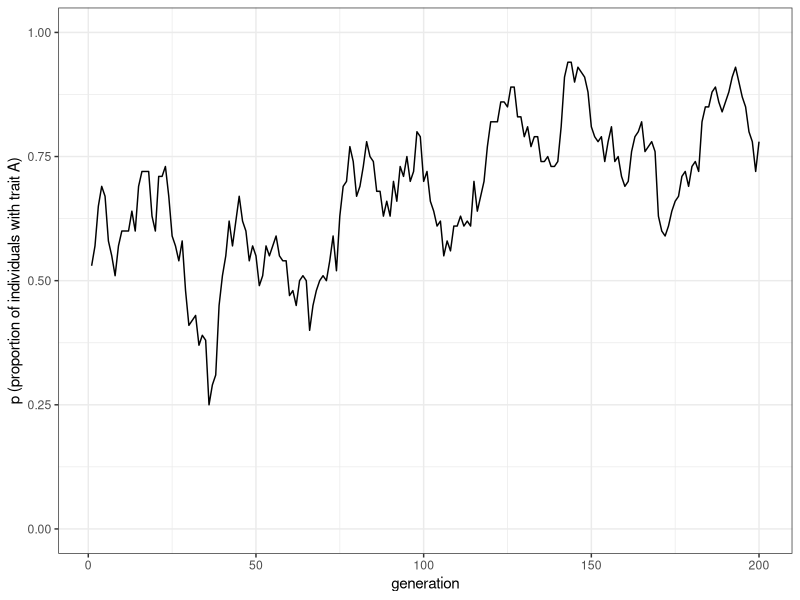
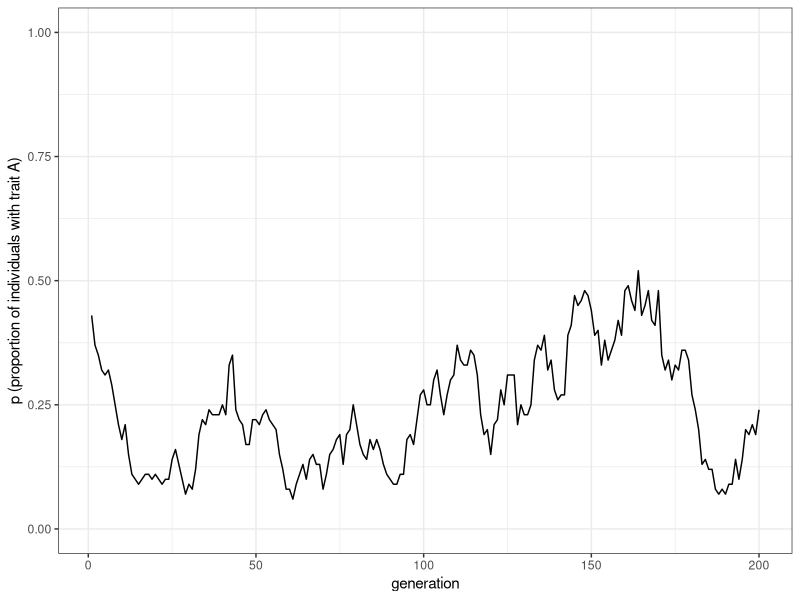
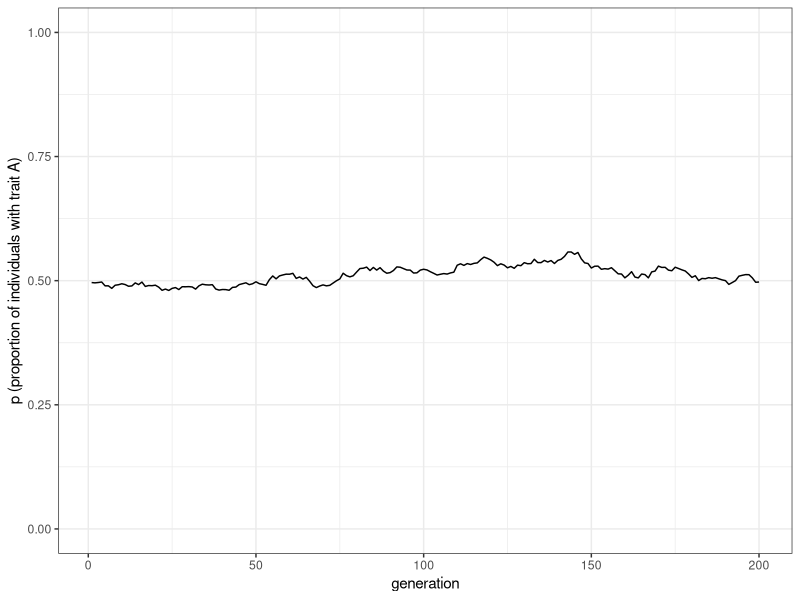
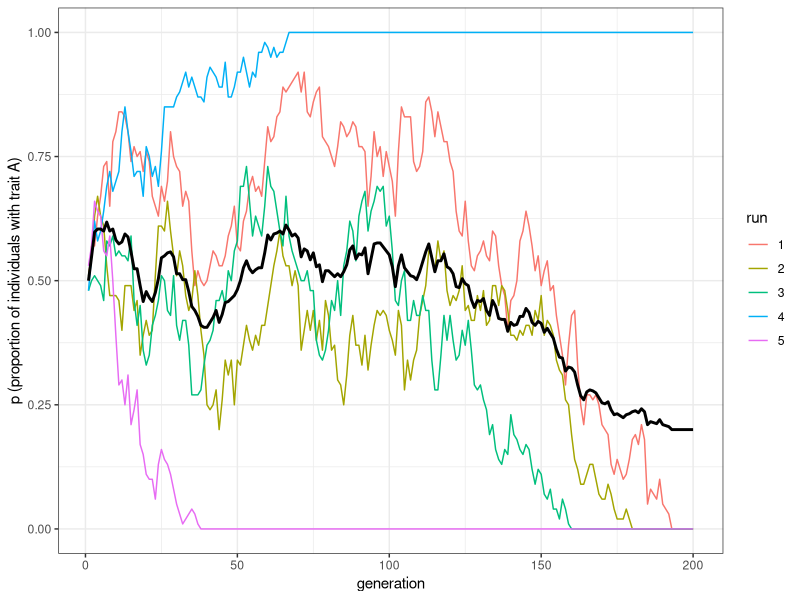
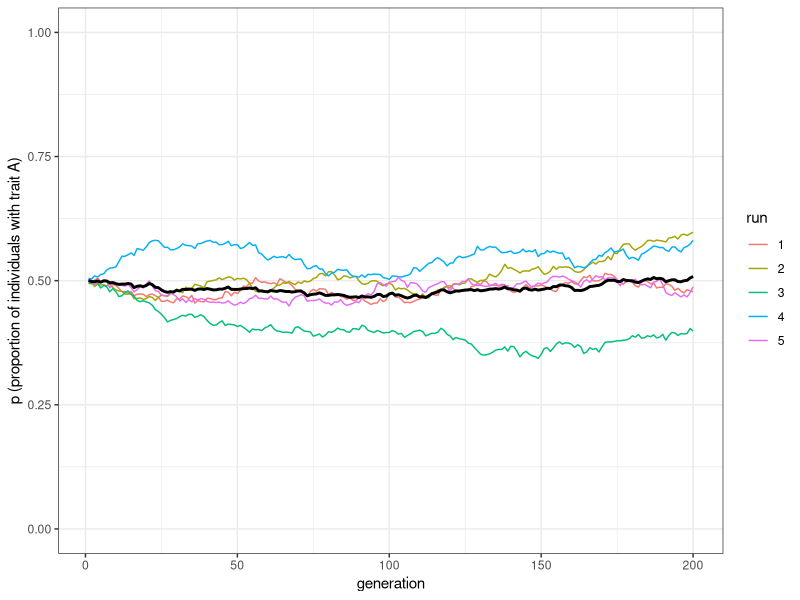
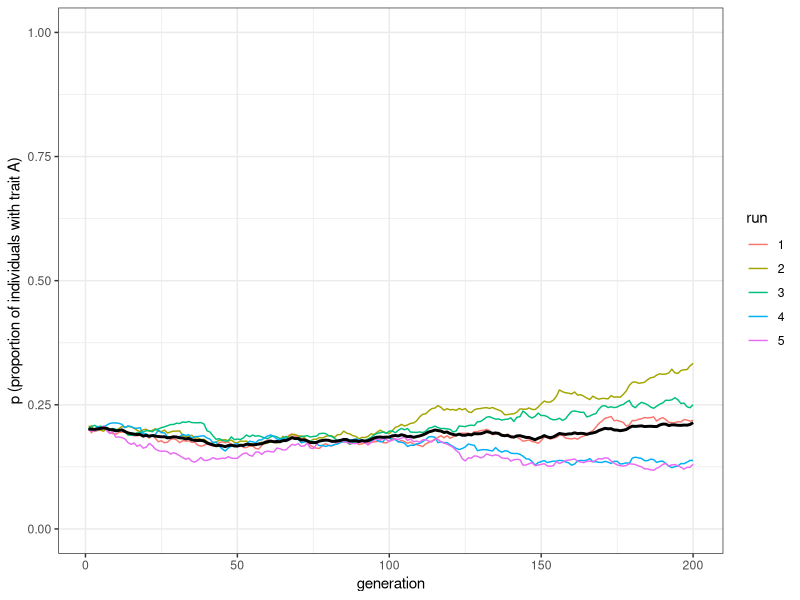
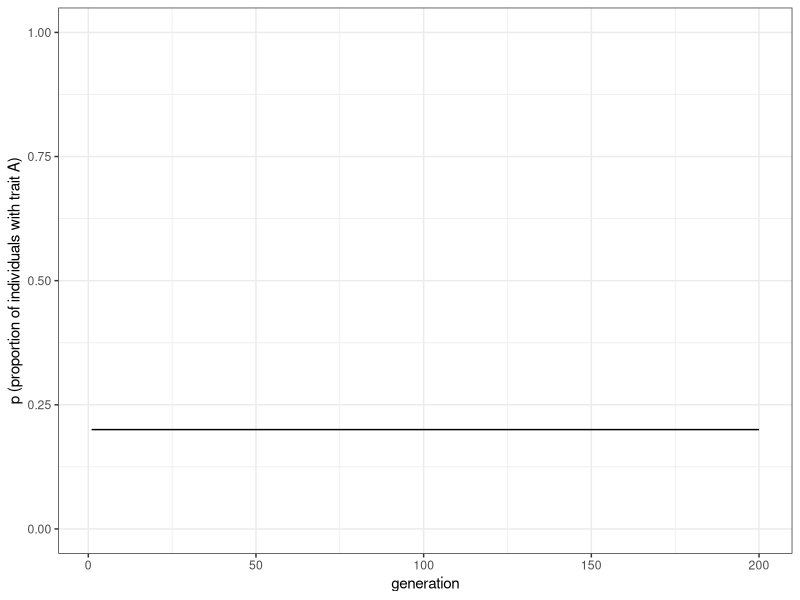
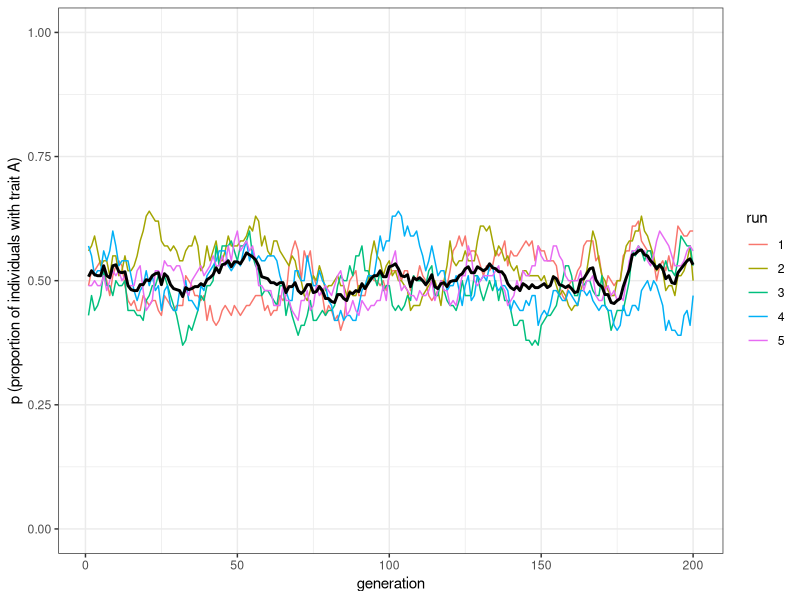

The R script that drew these images, in order: (Note: this script raises an error after producing the figures.)
## ---- chunk 1
N <- 100
t_max <- 200
## ---- chunk 2
library(tidyverse)
set.seed(111)
population <- tibble(trait = sample(c("A", "B"), N, replace = TRUE))
## ---- chunk 3
population
## ---- chunk 4
population$trait[4]
## ---- chunk 5
output <- tibble(generation = 1:t_max, p = rep(NA, t_max))
## ---- chunk 6
output$p[1] <- sum(population$trait == "A") / N
output
## ---- chunk 7
for (t in 2:t_max) {
  previous_population <- population # copy the population tibble to previous_population tibble

  population <- tibble(trait = sample(previous_population$trait, N, replace = TRUE)) # randomly copy from previous generation's individuals

  output$p[t] <- sum(population$trait == "A") / N # get p and put it into the output slot for this generation t
}
## ---- chunk 8
ggplot(data = output, aes(y = p, x = generation)) +
  geom_line() +
  ylim(c(0, 1)) +
  theme_bw() +
  labs(y = "p (proportion of individuals with trait A)")
## ---- chunk 9
unbiased_transmission_1 <- function(N, t_max) {
  population <- tibble(trait = sample(c("A", "B"), N, replace = TRUE))

  output <- tibble(generation = 1:t_max, p = rep(NA, t_max))

  output$p[1] <- sum(population$trait == "A") / N

  for (t in 2:t_max) {
    previous_population <- population # copy individuals to previous_population tibble

    population <- tibble(trait = sample(previous_population$trait, N, replace = TRUE))
    # randomly copy from previous generation

    output$p[t] <- sum(population$trait == "A") / N # get p and put it into output slot for this generation t
  }
  output
}
## ---- chunk 10
data_model <- unbiased_transmission_1(N = 100, t_max = 200)
## ---- chunk 11
plot_single_run <- function(data_model) {
  ggplot(data = data_model, aes(y = p, x = generation)) +
    geom_line() +
    ylim(c(0, 1)) +
    theme_bw() +
    labs(y = "p (proportion of individuals with trait A)")
}
## ---- chunk 12
plot_single_run(data_model)
## ---- chunk 13
data_model <- unbiased_transmission_1(N = 10000, t_max = 200)
plot_single_run(data_model)
## ---- chunk 14
unbiased_transmission_2 <- function(N, t_max, r_max) {
  output <- tibble(generation = rep(1:t_max, r_max), p = rep(NA, t_max * r_max), run = as.factor(rep(1:r_max, each = t_max))) # create the output tibble

  for (r in 1:r_max) { # for each run
    population <- tibble(trait = sample(c("A", "B"), N, replace = TRUE))
    # create first generation

    output[output$generation == 1 & output$run == r, ]$p <- sum(population$trait == "A") / N # add first generation's p for run r

    for (t in 2:t_max) {
      previous_population <- population # copy individuals to previous_population tibble

      population <- tibble(trait = sample(previous_population$trait, N, replace = TRUE))
      # randomly copy from previous generation

      output[output$generation == t & output$run == r, ]$p <- sum(population$trait == "A") / N # get p and put it into output slot for this generation t and run r
    }
  }
  output # export data from function
}
## ---- chunk 15
plot_multiple_runs <- function(data_model) {
  ggplot(data = data_model, aes(y = p, x = generation)) +
    geom_line(aes(colour = run)) +
    stat_summary(fun.y = mean, geom = "line", size = 1) +
    ylim(c(0, 1)) +
    theme_bw() +
    labs(y = "p (proportion of individuals with trait A)")
}
## ---- chunk 16
data_model <- unbiased_transmission_2(N = 100, t_max = 200, r_max = 5)
plot_multiple_runs(data_model)
## ---- chunk 17
data_model
## ---- chunk 18
data_model <- unbiased_transmission_2(N = 10000, t_max = 200, r_max = 5)
plot_multiple_runs(data_model)
## ---- chunk 19
unbiased_transmission_3 <- function(N, p_0, t_max, r_max) {
  output <- tibble(generation = rep(1:t_max, r_max), p = rep(NA, t_max * r_max), run = as.factor(rep(1:r_max, each = t_max)))

  for (r in 1:r_max) {
    population <- tibble(trait = sample(c("A", "B"), N, replace = TRUE, prob = c(p_0, 1 - p_0)))
    # create first generation

    output[output$generation == 1 & output$run == r, ]$p <- sum(population$trait == "A") / N # add first generation's p for run r

    for (t in 2:t_max) {
      previous_population <- population # copy individuals to previous_population tibble

      population <- tibble(trait = sample(previous_population$trait, N, replace = TRUE))
      # randomly copy from previous generation

      output[output$generation == t & output$run == r, ]$p <- sum(population$trait == "A") / N # get p and put it into output slot for this generation t and run r
    }
  }
  output # export data from function
}
## ---- chunk 20
data_model <- unbiased_transmission_3(N = 10000, p_0 = 0.2, t_max = 200, r_max = 5)
plot_multiple_runs(data_model)
## ---- chunk 21

p_0 <- 0.2
t_max <- 200

pop_analytical <- tibble(p = rep(NA, t_max), generation = 1:t_max)
pop_analytical$p[1] <- p_0

for (i in 2:t_max) {
  pop_analytical$p[i] <- pop_analytical$p[i - 1]
}

ggplot(data = pop_analytical, aes(y = p, x = generation)) +
  geom_line() +
  ylim(c(0, 1)) +
  theme_bw() +
  labs(y = "p (proportion of individuals with trait A)")
## ---- chunk 22
library(tidyverse)
set.seed(111)

unbiased_mutation <- function(N, mu, p_0, t_max, r_max) {
  output <- tibble(generation = rep(1:t_max, r_max), p = rep(NA, t_max * r_max), run = as.factor(rep(1:r_max, each = t_max))) # create the output tibble

  for (r in 1:r_max) {
    population <- tibble(trait = sample(c("A", "B"), N, replace = TRUE, prob = c(p_0, 1 - p_0)))

    output[output$generation == 1 & output$run == r, ]$p <- sum(population$trait == "A") / N # add first generation's p for run r
    for (t in 2:t_max) {
      previous_population <- population # copy individuals to previous_population tibble

      mutate <- sample(c(TRUE, FALSE), N, prob = c(mu, 1 - mu), replace = TRUE) # determine 'mutant' individuals

      if (nrow(population[mutate & previous_population$trait == "A", ]) > 0) { # if there are 'mutants' from A to B
        population[mutate & previous_population$trait == "A", ]$trait <- "B" # then flip them to B
      }

      if (nrow(population[mutate & previous_population$trait == "B", ]) > 0) { # if there are 'mutants' from B to A
        population[mutate & previous_population$trait == "B", ]$trait <- "A" # then flip them to A
      }
      output[output$generation == t & output$run == r, ]$p <- sum(population$trait == "A") / N # get p and put it into output slot for this generation t and run r
    }
  }
  output # export data from function
}
## ---- chunk 23
plot_multiple_runs <- function(data_model) {
  ggplot(data = data_model, aes(y = p, x = generation)) +
    geom_line(aes(colour = run)) +
    stat_summary(fun.y = mean, geom = "line", size = 1) +
    ylim(c(0, 1)) +
    theme_bw() +
    labs(y = "p (proportion of individuals with trait A)")
}
## ---- chunk 24
data_model <- unbiased_mutation(N = 100, mu = 0.05, p_0 = 0.5, t_max = 200, r_max = 5)
plot_multiple_runs(data_model)
## ---- chunk 25
data_model <- unbiased_mutation(N = 100, mu = 0.05, p_0 = 0.1, t_max = 200, r_max = 5)
plot_multiple_runs(data_model)
## ---- chunk 26
biased_mutation <- function(N, mu_b, p_0, t_max, r_max) {
  output <- tibble(generation = rep(1:t_max, r_max), p = rep(NA, t_max * r_max), run = as.factor(rep(1:r_max, each = t_max))) # create the output tibble

  for (r in 1:r_max) {
    population <- tibble(trait = sample(c("A", "B"), N, replace = TRUE, prob = c(p_0, 1 - p_0)))

    output[output$generation == 1 & output$run == r, ]$p <- sum(population$trait == "A") / N # add first generation's p for run r
    for (t in 2:t_max) {
      previous_population <- population # copy individuals to previous_population tibble

      mutate <- sample(c(TRUE, FALSE), N, prob = c(mu_b, 1 - mu_b), replace = TRUE) # find 'mutant' individuals

      if (nrow(population[mutate & previous_population$trait == "B", ]) > 0) {
        population[mutate & previous_population$trait == "B", ]$trait <- "A" # if individual was B and mutates, flip to A
      }
      output[output$generation == t & output$run == r, ]$p <- sum(population$trait == "A") / N # get p and put it into output slot for this generation t and run r
    }
  }
  output # export data from function
}
## ---- chunk 27
data_model <- biased_mutation(N = 100, mu_b = 0.05, p_0 = 0, t_max = 200, r_max = 5)
plot_multiple_runs(data_model)
## ---- chunk 28
data_model <- biased_mutation(N = 10000, mu_b = 0.05, p_0 = 0, t_max = 200, r_max = 5)
plot_multiple_runs(data_model)
## ---- chunk 29
data_model <- biased_mutation(N = 10000, mu_b = 0.1, p_0 = 0, t_max = 200, r_max = 5)
plot_multiple_runs(data_model)
## ---- chunk 30

p_0 <- 0
t_max <- 200
mu <- 0.1

pop_analytical <- tibble(p = rep(NA, t_max), generation = 1:t_max)
pop_analytical$p[1] <- p_0

for (i in 2:t_max) {
  pop_analytical$p[i] <- pop_analytical$p[i - 1] * (1 - mu) + (1 - pop_analytical$p[i - 1]) * mu
}

ggplot(data = pop_analytical, aes(y = p, x = generation)) +
  geom_line() +
  ylim(c(0, 1)) +
  theme_bw() +
  labs(y = "p (proportion of individuals with trait A)")
## ---- chunk 31

p_0 <- 0
t_max <- 200
mu_b <- 0.1

pop_analytical <- tibble(p = rep(NA, t_max), generation = 1:t_max)
pop_analytical$p[1] <- p_0

for (i in 2:t_max) {
  pop_analytical$p[i] <- pop_analytical$p[i - 1] + (1 - pop_analytical$p[i - 1]) * mu_b
}

ggplot(data = pop_analytical, aes(y = p, x = generation)) +
  geom_line() +
  ylim(c(0, 1)) +
  theme_bw() +
  labs(y = "p (proportion of individuals with trait A)")
## ---- chunk 32
library(tidyverse)
set.seed(111)

biased_transmission_direct <- function (N, s_a, s_b, p_0, t_max, r_max) {
  
  output <- tibble(generation = rep(1:t_max, r_max), p = rep(NA, t_max * r_max), run = as.factor(rep(1:r_max, each = t_max)))
  
  for (r in 1:r_max) {
  
    population <- tibble(trait = sample(c("A", "B"), N, replace = TRUE, prob = c(p_0, 1 - p_0))) # create first generation
    
    output[output$generation == 1 & output$run == r, ]$p <- sum(population$trait == "A") / N # add first generation's p for run r

    for (t in 2:t_max) {
    
      previous_population <- population # copy individuals to previous_population tibble
      
      demonstrator_trait <- tibble(trait = sample(previous_population$trait, N, replace = TRUE)) 
      # for each individual, pick a random individual from the previous generation to act as demonstrator and store their trait
      
      # biased probabilities to copy:
      copy_a <- sample(c(TRUE, FALSE), N, prob = c(s_a, 1 - s_a), replace = TRUE) 
      copy_b <- sample(c(TRUE, FALSE), N, prob = c(s_b, 1 - s_b), replace = TRUE) 
      
      if (nrow(population[copy_a & demonstrator_trait == "A", ]) > 0) {
        population[copy_a & demonstrator_trait == "A", ]$trait <- "A" 
      }  
      
      if (nrow(population[copy_b & demonstrator_trait == "B", ]) > 0) {
        population[copy_b & demonstrator_trait == "B", ]$trait <- "B" 
      }  
      output[output$generation == t & output$run == r, ]$p <- sum(population$trait == "A") / N # get p and put it into output slot for this generation t and run r
    }
  }
  output # export data from function
}
## ---- chunk 33
plot_multiple_runs <- function(data_model) {
  ggplot(data = data_model, aes(y = p, x = generation)) +
    geom_line(aes(colour = run)) +
    stat_summary(fun.y = mean, geom = "line", size = 1) +
    ylim(c(0, 1)) +
    theme_bw() +
    labs(y = "p (proportion of individuals with trait A)")
}
## ---- chunk 34
data_model <- biased_transmission_direct(N = 10000, s_a = 0.1, s_b = 0 , p_0 = 0.01, t_max = 150, r_max = 5)
plot_multiple_runs(data_model)
## ---- chunk 35
data_model <- biased_transmission_direct(N = 10000, s_a = 0.6, s_b = 0.5 , p_0 = 0.01, t_max = 150, r_max = 5)
plot_multiple_runs(data_model)
## ---- chunk 36
data_model <- biased_transmission_direct(N = 10000, s_a = 0.2, s_b = 0 , p_0 = 0.01, t_max = 150, r_max = 5)
plot_multiple_runs(data_model)
## ---- chunk 37
t_max <- 150
s <- 0.1

pop_analytical <- tibble(p = rep(NA, t_max), generation = 1:t_max)
pop_analytical$p[1] <- 0.01

for (i in 2:t_max) {
  pop_analytical$p[i] <- pop_analytical$p[i - 1] + pop_analytical$p[i - 1] * (1 - pop_analytical$p[i - 1]) * s
}

ggplot(data = pop_analytical, aes(y = p, x = generation)) +
  geom_line() +
  ylim(c(0, 1)) +
  theme_bw() +
  labs(y = "p (proportion of individuals with trait A)")
## ---- chunk 38
library(tidyverse)
set.seed(111)

N <- 100
p_0 <- 0.5
D <- 1

population <- tibble(trait = sample(c("A", "B"), N, replace = TRUE, prob = c(p_0, 1 - p_0))) # create first generation
## ---- chunk 39
# create dataframe with a set of 3 randomly-picked demonstrators for each agent
demonstrators <- tibble(dem1 = sample(population$trait, N, replace = TRUE), dem2 = sample(population$trait, N, replace = TRUE), dem3 = sample(population$trait, N, replace = TRUE))

demonstrators
## ---- chunk 40
# get the number of As in each 3-dem combo
num_As <- rowSums(demonstrators == "A")

population$trait[num_As == 3] <- "A"  # for dem combos with all As, set to A
population$trait[num_As == 0] <- "B"  # for dem combos with no As, set to B

prob_majority <- sample(c(TRUE, FALSE), prob = c((2/3 + D/3), 1 - (2/3 + D/3)), N, replace = TRUE)
prob_minority <- sample(c(TRUE, FALSE), prob = c((1/3 - D/3), 1 - (1/3 - D/3)), N, replace = TRUE)

# when A is a majority, 2/3
if (nrow(population[prob_majority & num_As == 2, ]) > 0) {
  population[prob_majority & num_As == 2, ] <- "A"
}
if (nrow(population[prob_majority == FALSE & num_As == 2, ]) > 0) {
  population[prob_majority == FALSE & num_As == 2, ] <- "B"
}  
# when A is a minority, 1/3
if (nrow(population[prob_minority & num_As == 1, ]) > 0) {
  population[prob_minority & num_As == 1, ] <- "A"
}
if (nrow(population[prob_minority == FALSE & num_As == 1, ]) > 0) {
  population[prob_minority == FALSE & num_As == 1, ] <- "B"
}  

## ---- chunk 41
# for testing only, add the new traits to the demonstrator dataframe and show it
demonstrators <- add_column(demonstrators, new_trait = population$trait)

demonstrators
## ---- chunk 42

N <- 100
p_0 <- 0.5
D <- 0.1

population <- tibble(trait = sample(c("A", "B"), N, replace = TRUE, prob = c(p_0, 1 - p_0))) # create first generation

# create dataframe with a set of 3 randomly-picked demonstrators for each agent
demonstrators <- tibble(dem1 = sample(population$trait, N, replace = TRUE), dem2 = sample(population$trait, N, replace = TRUE), dem3 = sample(population$trait, N, replace = TRUE))

# get the number of As in each 3-dem combo
num_As <- rowSums(demonstrators == "A")

population$trait[num_As == 3] <- "A"  # for dem combos with all As, set to A
population$trait[num_As == 0] <- "B"  # for dem combos with no As, set to B

prob_majority <- sample(c(TRUE, FALSE), prob = c((2/3 + D/3), 1 - (2/3 + D/3)), N, replace = TRUE)
prob_minority <- sample(c(TRUE, FALSE), prob = c((1/3 - D/3), 1 - (1/3 - D/3)), N, replace = TRUE)

# when A is a majority, 2/3
if (nrow(population[prob_majority & num_As == 2, ]) > 0) {
  population[prob_majority & num_As == 2, ] <- "A"
}
if (nrow(population[prob_majority == FALSE & num_As == 2, ]) > 0) {
  population[prob_majority == FALSE & num_As == 2, ] <- "B"
}  
# when A is a minority, 1/3
if (nrow(population[prob_minority & num_As == 1, ]) > 0) {
  population[prob_minority & num_As == 1, ] <- "A"
}
if (nrow(population[prob_minority == FALSE & num_As == 1, ]) > 0) {
  population[prob_minority == FALSE & num_As == 1, ] <- "B"
}  

# for testing only, add the new traits to the demonstrator dataframe and show it
demonstrators <- add_column(demonstrators, new_trait = population$trait)

demonstrators
## ---- chunk 43

conformist_transmission <- function (N, p_0, D, t_max, r_max) {
  
  output <- tibble(generation = rep(1:t_max, r_max), p = rep(NA, t_max * r_max), run = as.factor(rep(1:r_max, each = t_max)))
  
  for (r in 1:r_max) {
    
    population <- tibble(trait = sample(c("A", "B"), N, replace = TRUE, prob = c(p_0, 1 - p_0)))
    # create first generation
    
    output[output$generation == 1 & output$run == r, ]$p <- sum(population$trait == "A") / N # add first generation's p for run r
    
    for (t in 2:t_max) {
      
      # create dataframe with a set of 3 randomly-picked demonstrators for each agent
      demonstrators <- tibble(dem1 = sample(population$trait, N, replace = TRUE), dem2 = sample(population$trait, N, replace = TRUE), dem3 = sample(population$trait, N, replace = TRUE))
      
      # get the number of As in each 3-dem combo
      num_As <- rowSums(demonstrators == "A")
      
      population$trait[num_As == 3] <- "A"  # for dem combos with all As, set to A
      population$trait[num_As == 0] <- "B"  # for dem combos with no As, set to B
      
      prob_majority <- sample(c(TRUE, FALSE), prob = c((2/3 + D/3), 1 - (2/3 + D/3)), N, replace = TRUE)
      prob_minority <- sample(c(TRUE, FALSE), prob = c((1/3 - D/3), 1 - (1/3 - D/3)), N, replace = TRUE)
      
      # when A is a majority, 2/3
      if (nrow(population[prob_majority & num_As == 2, ]) > 0) {
        population[prob_majority & num_As == 2, ] <- "A"
      }
      if (nrow(population[prob_majority == FALSE & num_As == 2, ]) > 0) {
        population[prob_majority == FALSE & num_As == 2, ] <- "B"
      }  
      # when A is a minority, 1/3
      if (nrow(population[prob_minority & num_As == 1, ]) > 0) {
        population[prob_minority & num_As == 1, ] <- "A"
      }
      if (nrow(population[prob_minority == FALSE & num_As == 1, ]) > 0) {
        population[prob_minority == FALSE & num_As == 1, ] <- "B"
      }  
      output[output$generation == t & output$run == r, ]$p <- sum(population$trait == "A") / N # get p and put it into output slot for this generation t and run r
    }
  }
  output  # export data from function
}

## ---- chunk 44
plot_multiple_runs <- function(data_model) {
  ggplot(data = data_model, aes(y = p, x = generation)) +
    geom_line(aes(colour = run)) +
    stat_summary(fun.y = mean, geom = "line", size = 1) +
    ylim(c(0, 1)) +
    theme_bw() +
    labs(y = "p (proportion of individuals with trait A)")
}
## ---- chunk 45
data_model <- conformist_transmission(N = 1000, p_0 = 0.5, D = 1, t_max = 50, r_max = 10)
plot_multiple_runs(data_model)
## ---- chunk 46
data_model <- conformist_transmission(N = 1000, p_0 = 0.5, D = 0, t_max = 50, r_max = 10)
plot_multiple_runs(data_model)
## ---- chunk 47
data_model <- conformist_transmission(N = 1000, p_0 = 0.55, D = 1, t_max = 50, r_max = 10)
plot_multiple_runs(data_model)

## ---- chunk 48
data_model <- conformist_transmission(N = 1000, p_0 = 0.45, D = 1, t_max = 50, r_max = 10)
plot_multiple_runs(data_model)
## ---- chunk 49
t_max <- 150
p_0 <- 0.51 
D <- 0.1

pop_analytical <- tibble(p = rep(NA, t_max), generation = 1:t_max)
pop_analytical$p[1] <- p_0
  
for (i in 2:t_max) {
  pop_analytical$p[i] <-pop_analytical$p[i - 1] + D * pop_analytical$p[i - 1] * (1 - pop_analytical$p[i - 1]) * (2 * pop_analytical$p[i - 1] - 1)
}

ggplot(data = pop_analytical, aes(y = p, x = generation)) +
  geom_line() +
  ylim(c(0, 1)) +
  theme_bw() +
  labs(y = "p (proportion of individuals with trait A)")

## ---- chunk 50
D <- 1
conformity_p_adopt <- tibble( p = seq(from = 0, to = 1, length.out = 101), p_next = p + D * p * (1 - p) * (2 * p - 1))

ggplot(data = conformity_p_adopt, aes(y = p_next, x = p)) +
  geom_line() +
  geom_abline(slope = 1, intercept = 0, linetype = "dashed") +
  ylim(c(0, 1)) +
  theme_bw() +
  labs(x = "frequency of A (p)", y = "probability of adopting A (p')")
## ---- chunk 51
library(tidyverse)
set.seed(111)

N <- 100
p_0 <- 0.5
p_s <- 0.05

population <- tibble(trait = sample(c("A", "B"), N, replace = TRUE, prob = c(p_0, 1 - p_0)),
                     status = sample(c("high", "low"), N, replace = TRUE, prob = c(p_s, 1 - p_s))) 
## ---- chunk 52
population
## ---- chunk 53
p_low <- 0.01

p_demonstrator <- rep(1,N)
p_demonstrator[population$status == "low"] <- p_low

## ---- chunk 54
if(sum(p_demonstrator) > 0){
  
  demonstrator_index <- sample (N, prob = p_demonstrator, replace = TRUE)
  
  population$trait <- population$trait[demonstrator_index]
  
}
## ---- chunk 55
biased_transmission_demonstrator <- function(N, p_0, p_s, p_low, t_max, r_max) {
  
  output <- tibble(generation = rep(1:t_max, r_max), p = rep(NA, t_max * r_max), run = as.factor(rep(1:r_max, each = t_max)))
  
  for (r in 1:r_max) {
    
    population <- tibble(trait = sample(c("A", "B"), N, replace = TRUE, prob = c(p_0, 1 - p_0)),
                     status = sample(c("high", "low"), N, replace = TRUE, prob = c(p_s, 1 - p_s))) 
    
    output[output$generation == 1 & output$run == r, ]$p <- sum(population$trait == "A") / N # add first generation's p for run r
    
    for (t in 2:t_max) {
      
      p_demonstrator <- rep(1,N)
      p_demonstrator[population$status == "low"] <- p_low
      
      if(sum(p_demonstrator) > 0){
        
        demonstrator_index <- sample (N, prob = p_demonstrator, replace = TRUE)
        
        population$trait <- population$trait[demonstrator_index]
      
      }
      output[output$generation == t & output$run == r, ]$p <- sum(population$trait == "A") / N # get p and put it into output slot for this generation t and run r
    }
    
  }
  output # export data from function
}
## ---- chunk 56
plot_multiple_runs <- function(data_model) {
  ggplot(data = data_model, aes(y = p, x = generation)) +
    geom_line(aes(colour = run)) +
    stat_summary(fun.y = mean, geom = "line", size = 1) +
    ylim(c(0, 1)) +
    theme_bw() +
    labs(y = "p (proportion of individuals with trait A)")
}
## ---- chunk 57
data_model <- biased_transmission_demonstrator(N = 100, p_s = 0.05, p_low=0.0001, p_0 = 0.5, t_max = 50, r_max = 5)
plot_multiple_runs(data_model)
## ---- chunk 58
data_model <- biased_transmission_demonstrator(N = 10000, p_s = 0.005, p_low=0.0001, p_0 = 0.5, t_max = 200, r_max = 5)
plot_multiple_runs(data_model)
## ---- chunk 59
biased_transmission_demonstrator_2 <- function(N, p_0, p_s, p_low, t_max, r_max) {
  
  output <- tibble(status_A = rep(NA, r_max), p = rep(NA, r_max))
  
  for (r in 1:r_max) {
    
    population <- tibble(trait = sample(c("A", "B"), N, replace = TRUE, prob = c(p_0, 1 - p_0)),
                     status = sample(c("high", "low"), N, replace = TRUE, prob = c(p_s, 1 - p_s))) 
    
    output[r, ]$status_A <- sum(population$status == "high" & population$trait == "A") / 
      sum(population$status == "high")
    
    for (t in 2:t_max) {
      
      p_demonstrator <- rep(1,N)
      p_demonstrator[population$status == "low"] <- p_low
      
      if(sum(p_demonstrator) > 0){
        
        demonstrator_index <- sample (N, prob = p_demonstrator, replace = TRUE)
        
        population$trait <- population$trait[demonstrator_index]
      
      }
    }
  output[r, ]$p <- sum(population$trait == "A") / N     
  }
  output # export data from function
}
## ---- chunk 60
set.seed(111)
data_model <- biased_transmission_demonstrator_2(N = 100, p_s = 0.05, p_low=0.0001, p_0 = 0.5, t_max = 50, r_max = 50)
data_model
## ---- chunk 61
data_model <- filter(data_model, p == 1 | p == 0)
data_model[data_model$p==1, ]$p <- "A"
data_model[data_model$p==0, ]$p <- "B"

ggplot(data = data_model, aes(x = p, y = status_A, fill = p)) +
  geom_boxplot() +
  geom_jitter(width = 0.05) +
  labs(y = "proportion of high-status individuals with trait A", 
       x = "winning trait") +
  theme_bw() +
  theme(legend.position = "none") 
## ---- chunk 62
data_model <- biased_transmission_demonstrator_2(N = 10000, p_s = 0.005, p_low=0.0001, p_0 = 0.5, t_max = 200, r_max = 50)

data_model <- filter(data_model, p == 1 | p == 0)
data_model[data_model$p==1, ]$p <- "A"
data_model[data_model$p==0, ]$p <- "B"

ggplot(data = data_model, aes(x = p, y = status_A, fill = p)) +
  geom_boxplot() +
  geom_jitter(width = 0.05) +
  labs(y = "proportion of high-status individuals with trait A", 
       x = "winning trait") +
  ylim(c(0,1)) +
  theme_bw() +
  theme(legend.position = "none") 
## ---- chunk 63
library(tidyverse)
set.seed(111)

vertical_transmission <- function(N, p_0, b, t_max, r_max) {
  output <- tibble(generation = rep(1:t_max, r_max), p = rep(NA, t_max * r_max), run = as.factor(rep(1:r_max, each = t_max)))
  
  for (r in 1:r_max) {
    population <- tibble(trait = sample(c("A", "B"), N, replace = TRUE, prob = c(p_0, 1 - p_0)))
    # create first generation
    
    output[output$generation == 1 & output$run == r, ]$p <- sum(population$trait == "A") / N # add first generation's p for run r
    
    for (t in 2:t_max) {
      previous_population <- population # copy individuals to previous_population tibble
      
      mother <- tibble(trait = sample(previous_population$trait, N, replace = TRUE))  # randomly pick mothers
      father <- tibble(trait = sample(previous_population$trait, N, replace = TRUE))  # randomly pick fathers
      
      population <- tibble(trait = rep(NA, N))  # next generation
      
      both_A <- mother$trait == "A" & father$trait == "A"
      if (sum(both_A) > 0) {
        population[both_A, ]$trait <- "A"  # parents both A, adopt A
      }
      
      both_B <- mother$trait == "B" & father$trait == "B"
      if (sum(both_B) > 0) {
        population[both_B, ]$trait <- "B"  # parents both B, adopt B
      }
      
      if (anyNA(population)) {  # if any empty NA slots (i.e. one A and one B parent) are present...
        population[is.na(population),]$trait <- sample(c("A", "B"), sum(is.na(population)), prob = c(b, 1 - b), replace = TRUE)
        # ...make them A with probability b
      }
      
      output[output$generation == t & output$run == r, ]$p <- sum(population$trait == "A") / N # get p and put it into output slot for this generation t and run r
    }
  }
  output # export data from function
}

## ---- chunk 64
plot_multiple_runs <- function(data_model) {
  ggplot(data = data_model, aes(y = p, x = generation)) +
    geom_line(aes(colour = run)) +
    stat_summary(fun.y = mean, geom = "line", size = 1) +
    ylim(c(0, 1)) +
    theme_bw() +
    labs(y = "p (proportion of individuals with trait A)")
}
## ---- chunk 65
data_model <- vertical_transmission(N = 10000, p_0 = 0.01, b = 0.6, t_max = 50, r_max = 5)
plot_multiple_runs(data_model)
## ---- chunk 66
data_model <- vertical_transmission(N = 10000, p_0 = 0.1, b = 0.5, t_max = 50, r_max = 5)
plot_multiple_runs(data_model)
## ---- chunk 67
vertical_horizontal_transmission <- function(N, p_0, b, n, g, t_max, r_max) {
  output <- tibble(generation = rep(1:t_max, r_max), p = rep(NA, t_max * r_max), run = as.factor(rep(1:r_max, each = t_max)))
  
  for (r in 1:r_max) {
    population <- tibble(trait = sample(c("A", "B"), N, replace = TRUE, prob = c(p_0, 1 - p_0)))
    # create first generation
    
    output[output$generation == 1 & output$run == r, ]$p <- sum(population$trait == "A") / N # add first generation's p for run r
    
    # vertical transmission
    for (t in 2:t_max) {
      previous_population <- population # copy individuals to previous_population tibble
      
      mother <- tibble(trait = sample(previous_population$trait, N, replace = TRUE))  # randomly pick mothers
      father <- tibble(trait = sample(previous_population$trait, N, replace = TRUE))  # randomly pick fathers
      
      population <- tibble(trait = rep(NA, N))  # next generation
      
      both_A <- mother$trait == "A" & father$trait == "A"
      if ( sum(both_A) > 0 ) {
        population[both_A, ]$trait <- "A"  # parents both A, adopt A
      }
      
      both_B <- mother$trait == "B" & father$trait == "B"
      if ( sum(both_B) > 0) {
        population[both_B, ]$trait <- "B"  # parents both B, adopt B
      }
      
      if (anyNA(population)) {  # if any empty NA slots (i.e. one A and one B parent) are present...
        population[is.na(population),]$trait <- sample(c("A", "B"), sum(is.na(population)), prob = c(b, 1 - b), replace = TRUE)
        # ...make them A with probability b
      }
      
      # horizontal transmission
      previous_population <- population # previous_population are children before horizontal transmission, population are children after horizontal transmission
      
      N_B <- length(previous_population$trait[previous_population$trait == "B"])  # N_B = number of Bs
      
      if (N_B > 0 & n > 0) {  # if there are B individuals to switch, and n is not zero
        
        for (i in 1:N_B) {  # for each B individual...
          
          demonstrator <- sample(previous_population$trait, n, replace = TRUE) # pick n demonstrators
          copy <- sample(c(TRUE, FALSE), n, prob = c(g, 1-g), replace = TRUE)  # get probability g
          
          if ( sum(demonstrator == "A" & copy == TRUE) > 0 ) {  # if any demonstrators with A are to be copied...
            population[previous_population$trait == "B",]$trait[i] <- "A"  # ...the B individual switches to A
          }
        
        }
      }
      
      output[output$generation == t & output$run == r, ]$p <- sum(population$trait == "A") / N # get p and put it into output slot for this generation t and run r
    }
  }
  output # export data from function
}

## ---- chunk 68
data_model <- vertical_horizontal_transmission(N = 5000, p_0 = 0.01, b = 0.5, n = 5, g = 0.1, t_max = 50, r_max = 5)
plot_multiple_runs(data_model)
## ---- chunk 69
data_model_v <- vertical_horizontal_transmission(N = 5000, p_0 = 0.01, b = 0.6, n = 0, g = 0, t_max = 50, r_max = 5)
data_model_hn2 <- vertical_horizontal_transmission(N = 5000, p_0 = 0.01, b = 0.5, n = 2, g = 0.1, t_max = 50, r_max = 5)
data_model_hn5 <- vertical_horizontal_transmission(N = 5000, p_0 = 0.01, b = 0.5, n = 5, g = 0.1, t_max = 50, r_max = 5)
plot_multiple_runs(data_model_v)
plot_multiple_runs(data_model_hn2)
plot_multiple_runs(data_model_hn5)
## ---- chunk 70
library(tidyverse)
set.seed(111)
N <- 100
population <- tibble(trait = sample(1:N, N, replace = TRUE))
## ---- chunk 71
population
## ---- chunk 72
multiple_traits <- function(N, t_max) {
  
  output <- tibble(trait = as.factor(rep(1:N, each = t_max)), generation = rep(1:t_max, N), p = rep(NA, t_max * N))

  population <- tibble(trait = sample(1:N, N, replace = TRUE))  # create first generation
  
  output[output$generation == 1, ]$p <- tabulate(population$trait, nbins = N) / N  # add first generation's p for all traits

  for (t in 2:t_max) {
    previous_population <- population # copy individuals to previous_population tibble

    population <- tibble(trait = sample(previous_population$trait, N, replace = TRUE)) # randomly copy from previous generation

    output[output$generation == t, ]$p <- tabulate(population$trait, nbins = N) / N  # get p for all traits and put it into output slot for this generation t
  }
  output # export data from function
}
## ---- chunk 73
plot_multiple_traits <- function(data_model) {
  ggplot(data = data_model, aes(y = p, x = generation)) +
    geom_line(aes(colour = trait)) +
    ylim(c(0, 1)) +
    theme_bw() +
    theme(legend.position = "none")
}
## ---- chunk 74
data_model <- multiple_traits(N = 100, t_max = 200)
plot_multiple_traits(data_model)
## ---- chunk 75
data_model <- multiple_traits(N = 100, t_max = 1000)
plot_multiple_traits(data_model)
## ---- chunk 76
mu <- 0.01

last_trait <- max(population) # record the last trait introduced in the population

previous_population <- population # copy the population tibble to previous_population tibble

population <- tibble(trait = sample(previous_population$trait, N, replace = TRUE))  # randomly copy from previous generation

innovators <- sample(c(TRUE, FALSE), N, prob = c(mu, 1 - mu), replace = TRUE) # identify the innovators

if( sum(innovators) > 0){ # if there are innovators
  population[innovators,]$trait <- (last_trait + 1):(last_trait + sum(innovators)) # replace innovators' traits with new traits
}
## ---- chunk 77
multiple_traits_2 <- function(N, t_max, mu) {
  max_traits <- N + N * mu * t_max

  output <- tibble(trait = as.factor(rep(1:max_traits, each = t_max)), generation = rep(1:t_max, max_traits), p = rep(NA, t_max * max_traits))

  population <- tibble(trait = sample(1:N, N, replace = TRUE))  # create first generation
  
  output[output$generation == 1, ]$p <- tabulate(population$trait, nbins = N) / N  # add first generation's p for all traits

  for (t in 2:t_max) {
    last_trait <- max(population) # record what is the last trait introduced in the population

    previous_population <- population # copy individuals to previous_population tibble

    population <- tibble(trait = sample(previous_population$trait, N, replace = TRUE))  # randomly copy from previous generation

    innovators <- sample(c(TRUE, FALSE), N, prob = c(mu, 1 - mu), replace = TRUE) # select the innovators
    if ((last_trait + sum(innovators)) < max_traits) {  
      if( sum(innovators) > 0){
        population[innovators,]$trait <- (last_trait + 1):(last_trait + sum(innovators)) # replace innovators' traits with new traits
      }
    }
    output[output$generation == t, ]$p <- tabulate(population$trait, nbins = max_traits) / N # get p for all traits and put it into output slot for this generation t
  }
  output # export data
}
## ---- chunk 78
data_model <- multiple_traits_2(N = 100, t_max = 200, mu = 0.01)
plot_multiple_traits(data_model)
## ---- chunk 79
sum(filter(data_model, generation==200)$p > 0)
## ---- chunk 80
data_model <- multiple_traits_2(N = 100, t_max = 1000, mu = 0.01)
plot_multiple_traits(data_model)
## ---- chunk 81
sum(filter(data_model, generation==1000)$p > 0)
## ---- chunk 82
start_time <- Sys.time()
data_model <- multiple_traits_2(N = 100, t_max = 1000, mu = 0.01)
end_time <- Sys.time()
end_time - start_time
## ---- chunk 83
multiple_traits_matrix <- function(N, t_max, mu) {
  
  max_traits <- N + N * mu * t_max
  
  output <- matrix(data = NA, nrow = t_max, ncol = max_traits)
  
  # create first generation
  population <- sample(1:N, N, replace = TRUE)
  output[1, ] <- tabulate(population, nbins = N) / N
  
  # add first generation's p for all traits
  for (t in 2:t_max) {
    last_trait <- max(population) # record what is the last trait introduced in the population
  
    previous_population <- population # copy individuals to previous_population tibble
    
    population <- sample(previous_population, N, replace = TRUE)
    # randomly copy from previous generation
    
    innovators <- sample(c(TRUE, FALSE), N, prob = c(mu, 1 - mu), replace = TRUE) # select the innovators
    if ((last_trait + sum(innovators)) < max_traits) {
      population[innovators] <- (last_trait + 1):(last_trait + sum(innovators)) # replace innovators' traits with new traits
    }
    
    output[t, ] <- tabulate(population, nbins = max_traits) / N # get p for all traits and put it into output slot for this generation t
  }
  output # export data
}
## ---- chunk 84
plot_multiple_traits_matrix <- function(data_model) {
  generation <- rep(1:dim(data_model)[1], dim(data_model)[2])
  
  data_to_plot <- as_tibble(data_model) %>%
    gather( key = "trait", value = "p") %>%
    add_column(generation)
  
  ggplot(data = data_to_plot, aes(y = p, x = generation)) +
    geom_line(aes(colour = trait)) +
    ylim(c(0, 1)) +
    theme_bw() +
    theme(legend.position = "none")
}
## ---- chunk 85
start_time <- Sys.time()
data_model <- multiple_traits_matrix(N = 100, t_max = 1000, mu = 0.01)
end_time <- Sys.time()
plot_multiple_traits_matrix(data_model)
end_time - start_time
## ---- chunk 86
cumulative <- colSums(data_model) * N 
cumulative <- cumulative[cumulative > 0]
## ---- chunk 87
data_to_plot <- tibble(cumulative = sort(cumulative, decreasing = TRUE))

ggplot(data = data_to_plot, aes(x = seq_along(cumulative), y = cumulative)) +
  geom_point() +
  theme_bw() +
  labs(x = "trait label", y = "cumulative popularity")
## ---- chunk 88
bin <- rep(NA, 50)
x <- rep(NA, 50)
for( i in 1:50 ){
  bin[i] <- sum( cumulative >= 2^(i-1) & cumulative < 2^i)
  bin[i] <- ( bin[i] / length( cumulative ) ) / 2^(i-1);
  x[i] <- 2^i
}
## ---- chunk 89
data_to_plot <- tibble(bin = bin, x = x) 
data_to_plot <- filter(data_to_plot, bin > 0)

ggplot(data = data_to_plot, aes(x = x, y = bin)) +
  geom_point() +
  labs(x = "cumulative popularity", y = "proportion of traits") +
  scale_x_log10() +
  scale_y_log10() +
  stat_smooth(method = "lm") +
  theme_bw()
## ---- chunk 90

## ---- chunk 91
library(igraph)
net <- graph_from_literal(Iris--Eva--Anna, 
                          Jacob--Pete--Felix, 
                          Julia--Anna--Mia, 
                          Anna--Iris, 
                          Anna--Pete,
                          Julia--Mia)
plot(net)
## ---- chunk 92
plot(net, 
     vertex.color="white", 
     vertex.size=42,
     edge.color="black",
     edge.width=3)
## ---- chunk 93
V(net)
E(net)
## ---- chunk 94
V(net)$sex <- "girl"
V(net)$sex[ V(net)$name %in% c("Felix","Jacob","Pete") ] <- "boy"
V(net)$sex
## ---- chunk 95
V(net)$col <- 'dodgerblue'
V(net)$col[ V(net)$sex=="boy" ] <- 'firebrick3'

plot(net, 
     vertex.color=V(net)$col, 
     vertex.size=42,
     vertex.label.color="white",
     edge.color="black",
     edge.width=3)
## ---- chunk 96
m <- matrix(sample(x=0:1, size=25, replace=T), ncol=5)
net <- graph_from_adjacency_matrix(adjmatrix=m)
plot(net, 
     vertex.color="gold")
#randomly generated, matrix based
#see, arrows
#can make them undirected
plot(as.undirected(net))
#see, self-arrows
#can get rid of self-loops
plot(simplified(net))
#which is the same as setting the diagonal of m to be 0
diag(m) <- 0
net <- graph_from_adjacency_matrix(adjmatrix=m)
plot(net, 
     vertex.color="gold")
## ---- chunk 97
#make ring
net_ring <- make_ring(n=25)
plot(net_ring, vertex.color="gold")
#make lattice
net_lat <- make_lattice(dimvector=c(3,5))
plot(net_lat, vertex.color="gold")
#make random
net_rand <- erdos.renyi.game(n=25, p.or.m=.15, type="gnp")
plot(net_rand, vertex.color="gold")
#make scale-free
net_scale <- barabasi.game(n=25, power=3, m=2, directed=FALSE)
plot(net_scale, vertex.color="gold")
#make small-world
net_small <- watts.strogatz.game(dim=1, size=25, nei=2, p=.05)
plot(net_small, vertex.color="gold")
## ---- chunk 98
library(tidyverse)
set.seed(111)
N <- 1000
population <- tibble(P = runif(N))
## ---- chunk 99
reproduction <- function(N, t_max, r_max, mu) {
  output <- tibble(generation = rep(1:t_max, r_max), p = rep(NA, t_max * r_max), run = as.factor(rep(1:r_max, each = t_max)))
  for (r in 1:r_max) {
    population <- tibble(P = runif(N))
    # create first generation
    output[output$generation == 1 & output$run == r, ]$p <- sum(population$P) / N # add first generation's p for run r
    for (t in 2:t_max) {
      previous_population <- population # copy individuals to previous_population tibble
      demonstrators <- tibble(P1 = sample(previous_population$P, N, replace = TRUE), P2 = sample(previous_population$P, N, replace = TRUE))
      copy <- pmax(demonstrators$P1, demonstrators$P2)

      population$P <- copy + runif(N, -mu, +mu)
      population$P[population$P > 1] <- 1
      population$P[population$P < 0] <- 0
      output[output$generation == t & output$run == r, ]$p <- sum(population$P) / N # get p and put it into output slot for this generation t and run r
    }
  }
  output # export data from function
}
## ---- chunk 100
plot_multiple_runs_p <- function(data_model) {
  ggplot(data = data_model, aes(y = p, x = generation)) +
    geom_line(aes(colour = run)) +
    stat_summary(fun.y = mean, geom = "line", size = 1) +
    ylim(c(0, 1)) +
    theme_bw() +
    labs(y = "p (average value of P)")
}
## ---- chunk 101
data_model <- reproduction(N = 1000, t_max = 20, r_max = 5, mu = 0.05)
plot_multiple_runs_p(data_model)
## ---- chunk 102
transformation <- function(N, t_max, r_max) {
  output <- tibble(generation = rep(1:t_max, r_max), p = rep(NA, t_max * r_max), run = as.factor(rep(1:r_max, each = t_max)))
  for (r in 1:r_max) {
    population <- tibble(P = runif(N))
    # create first generation
    output[output$generation == 1 & output$run == r, ]$p <- sum(population$P) / N # add first generation's p for run r
    for (t in 2:t_max) {
      previous_population <- population # copy individuals to previous_population tibble
      demonstrators <- tibble(P = sample(previous_population$P, N, replace = TRUE))
      
      population$P <- demonstrators$P + runif(N, max = 1-demonstrators$P)
      
      output[output$generation == t & output$run == r, ]$p <- sum(population$P) / N # get p and put it into output slot for this generation t and run r
    }
  }
  output # export data from function
}
## ---- chunk 103
data_model <- transformation(N = 1000, t_max = 20, r_max = 5)
plot_multiple_runs_p(data_model)
## ---- chunk 104
reproduction <- function(N, t_max, r_max, mu) {
  output <- tibble(generation = rep(1:t_max, r_max), p = rep(NA, t_max * r_max), run = as.factor(rep(1:r_max, each = t_max)), d = rep(NA, t_max * r_max))
  for (r in 1:r_max) {
    population <- tibble(P = runif(N))
    # create first generation
    output[output$generation == 1 & output$run == r, ]$p <- sum(population$P) / N # add first generation's p for run r
    for (t in 2:t_max) {
      previous_population <- population # copy individuals to previous_population tibble
      demonstrators <- tibble(P1 = sample(previous_population$P, N, replace = TRUE), P2 = sample(previous_population$P, N, replace = TRUE))
      copy <- pmax(demonstrators$P1, demonstrators$P2)

      population$P <- copy + runif(N, -mu, +mu)
      population$P[population$P > 1] <- 1
      population$P[population$P < 0] <- 0
      output[output$generation == t & output$run == r, ]$p <- sum(population$P) / N # get p and put it into output slot for this generation t and run r
      output[output$generation == t & output$run == r, ]$d <- sum(abs(population$P - copy)) / N
    }
  }
  output # export data from function
}
## ---- chunk 105
transformation <- function(N, t_max, r_max) {
  output <- tibble(generation = rep(1:t_max, r_max), p = rep(NA, t_max * r_max), run = as.factor(rep(1:r_max, each = t_max)), d = rep(NA, t_max * r_max))
  for (r in 1:r_max) {
    population <- tibble(P = runif(N))
    # create first generation
    output[output$generation == 1 & output$run == r, ]$p <- sum(population$P) / N # add first generation's p for run r
    for (t in 2:t_max) {
      previous_population <- population # copy individuals to previous_population tibble
      demonstrators <- tibble(P = sample(previous_population$P, N, replace = TRUE))
      
      population$P <- demonstrators$P + runif(N, max = 1-demonstrators$P)
      
      output[output$generation == t & output$run == r, ]$p <- sum(population$P) / N # get p and put it into output slot for this generation t and run r
      output[output$generation == t & output$run == r, ]$d <- sum(abs(population$P - demonstrators$P)) / N
    }
  }
  output # export data from function
}
## ---- chunk 106
data_model_reproduction <- reproduction(N = 1000, t_max = 20, r_max = 5, mu = 0.05)
data_model_transformation <- transformation(N = 1000, t_max = 20, r_max = 5)
## ---- chunk 107
data_to_plot <- tibble(distance = c(na.omit(data_model_reproduction$d), na.omit(data_model_transformation$d)), 
                       condition = rep(c("reproduction", "transformation"), each = 95),
                       generation = rep(2:20,10),
                       run = as.factor(rep(1:10, each = 19)))
ggplot(data = data_to_plot, aes(y = distance, x = generation, group = run, color = condition)) +
  geom_line() +    
  theme_bw() +
  labs(y = "d (average distance observer/demonstrator)")
## ---- chunk 108
reproduction <- function(N, t_max, r_max, mu) {
  output <- tibble(generation = rep(1:t_max, r_max), p = rep(NA, t_max * r_max), run = as.factor(rep(1:r_max, each = t_max)), cov_W_P = rep(NA, t_max * r_max))
  for (r in 1:r_max) {
    population <- tibble(P = runif(N))
    # create first generation
    output[output$generation == 1 & output$run == r, ]$p <- sum(population$P) / N # add first generation's p for run r
    for (t in 2:t_max) {
      previous_population <- population # copy individuals to previous_population tibble
      demonstrators <- cbind(sample(N, N, replace = TRUE), sample(N, N, replace = TRUE))
      copy <- max.col(cbind(previous_population[demonstrators[,1],], previous_population[demonstrators[,2],]))
      demonstrators <- demonstrators[cbind(1 : N, copy)]
      fitness <- tabulate(demonstrators, N) 

      population$P <- previous_population[demonstrators,]$P + runif(N, -mu, +mu)
      population$P[population$P > 1] <- 1
      population$P[population$P < 0] <- 0
      output[output$generation == t & output$run == r, ]$p <- sum(population$P) / N # get p and put it into output slot for this generation t and run r
      output[output$generation == t & output$run == r, ]$cov_W_P <- cov(fitness, previous_population$P) 
    }
  }
  output # export data from function
}
## ---- chunk 109
transformation <- function(N, t_max, r_max) {
  output <- tibble(generation = rep(1:t_max, r_max), p = rep(NA, t_max * r_max), run = as.factor(rep(1:r_max, each = t_max)), cov_W_P = rep(NA, t_max * r_max))
  for (r in 1:r_max) {
    population <- tibble(P = runif(N))
    # create first generation
    output[output$generation == 1 & output$run == r, ]$p <- sum(population$P) / N # add first generation's p for run r
    for (t in 2:t_max) {
      previous_population <- population # copy individuals to previous_population tibble
      demonstrators <- sample(N, N, replace = TRUE)
      fitness <- tabulate(demonstrators, N) 

      
      population$P <- previous_population[demonstrators,]$P + runif(N, max = 1 - previous_population[demonstrators,]$P)
      
      output[output$generation == t & output$run == r, ]$p <- sum(population$P) / N # get p and put it into output slot for this generation t and run r
      output[output$generation == t & output$run == r, ]$cov_W_P <- cov(fitness,previous_population$P)
    }
  }
  output # export data from function
}
## ---- chunk 110
data_model_reproduction <- reproduction(N = 1000, t_max = 20, r_max = 5, mu = 0.05)
data_model_transformation <- transformation(N = 1000, t_max = 20, r_max = 5)

data_to_plot <- tibble(covariance = c(na.omit(data_model_reproduction$cov_W_P), na.omit(data_model_transformation$cov_W_P)), 
                       condition = rep(c("reproduction", "transformation"), each = 95),
                       generation = rep(2:20,10),
                       run = as.factor(rep(1:10, each = 19)))
ggplot(data = data_to_plot, aes(y = covariance, x = generation, group = run, color = condition)) +
  geom_line() +    
  theme_bw() +
  labs(y = "covariance between cultural fitness and P")
## ---- chunk 111
library(tidyverse)
set.seed(111)
N <- 1000
population <- tibble(P = runif(N))
## ---- chunk 112
openness_conservatism <- function(N, t_max, r_max) {
  output <- tibble(generation = rep(1:t_max, r_max), p = rep(NA, t_max * r_max), run = as.factor(rep(1:r_max, each = t_max)))
  for (r in 1:r_max) {
    population <- tibble(P = runif(N))
    # create first generation
    output[output$generation == 1 & output$run == r, ]$p <- sum(population$P) / N # add first generation's p for run r
    for (t in 2:t_max) {
      previous_population <- population # copy individuals to previous_population tibble
      demonstrators <- tibble(P = sample(previous_population$P, N, replace = TRUE)) # choose demonstrators at random
      
      copy <- previous_population$P > runif(N) # choose individuals that copy, according to their P
      
      population[copy, ]$P <- demonstrators[copy, ]$P # copy
      output[output$generation == t & output$run == r, ]$p <- sum(population$P) / N # get p and put it into output slot for this generation t and run r
    }
  }
  output # export data from function
}
## ---- chunk 113
plot_multiple_runs_p <- function(data_model) {
  ggplot(data = data_model, aes(y = p, x = generation)) +
    geom_line(aes(colour = run)) +
    stat_summary(fun.y = mean, geom = "line", size = 1) +
    ylim(c(0, 1)) +
    theme_bw() +
    labs(y = "p (average value of P)")
}
## ---- chunk 114
data_model <- openness_conservatism(N = 1000, t_max = 50, r_max = 5)
plot_multiple_runs_p(data_model)
## ---- chunk 115
openness_conservatism_2 <- function(N, M, mu, p_death, t_max, r_max){
  output <- tibble(generation = rep(1:t_max, r_max), p = rep(NA, t_max * r_max), m = rep(NA, t_max * r_max), run = as.factor(rep(1:r_max, each = t_max)))
  for (r in 1:r_max) {
    population_preferences <- matrix( runif(M * N), ncol = M, nrow = N)
    population_traits <- matrix(0, ncol = M, nrow = N)
    output[output$generation == 1 & output$run == r, ]$p <- mean(population_preferences)
    output[output$generation == 1 & output$run == r, ]$m <- sum(population_traits) / N  
    for(t in 2:t_max){
      # innovations
      innovators <- sample(c(TRUE, FALSE), N, prob = c(mu, 1 - mu), replace = TRUE) 
      innovations <- sample(1:M, sum(innovators), replace = TRUE)
      population_traits[cbind(which(innovators == TRUE), innovations)] <- 1
      
      # copying
      previous_population_preferences <- population_preferences
      previous_population_traits <- population_traits
      
      demonstrators <- sample(1:N, replace = TRUE)
      demonstrators_traits <- sample(1:M, N, replace = TRUE)

      copy <- previous_population_traits[cbind(demonstrators,demonstrators_traits)]==1 & previous_population_preferences[cbind(1:N, demonstrators_traits)] > runif(N)
      population_traits[cbind(which(copy), demonstrators_traits[copy])] <- 1
      population_preferences[cbind(which(copy), demonstrators_traits[copy])] <- previous_population_preferences[cbind(demonstrators[copy], demonstrators_traits[copy])] 
      
      # birth/death
      replace <- sample(c(TRUE, FALSE), N, prob = c(p_death, 1 - p_death), replace = TRUE)
      population_traits[replace, ] <- 0
      population_preferences[replace, ] <- runif(M * sum(replace))
      
      output[output$generation == t & output$run == r, ]$p <- mean(population_preferences)
      output[output$generation == t & output$run == r, ]$m <- sum(population_traits) / N    
    }
  }
  output
}
## ---- chunk 116
data_model <- openness_conservatism_2(N = 1000, M = 1, mu = 0.1, p_death = 0.01, t_max = 50, r_max = 5)
plot_multiple_runs_p(data_model)
## ---- chunk 117
data_model <- openness_conservatism_2(N = 1000, M = 10, mu = 0.1, p_death = 0.01, t_max = 50, r_max = 5)
plot_multiple_runs_p(data_model)
## ---- chunk 118
data_model <- openness_conservatism_2(N = 1000, M = 10, mu = 0.1, p_death = 0.01, t_max = 1000, r_max = 5)
plot_multiple_runs_p(data_model)
## ---- chunk 119
plot_multiple_runs_m <- function(data_model, M) {
  ggplot(data = data_model, aes(y = m, x = generation)) +
    geom_line(aes(colour = run)) +
    stat_summary(fun.y = mean, geom = "line", size = 1) +
    ylim(c(0, M)) +
    theme_bw() +
    labs(y = "m (average number of traits)")
}
## ---- chunk 120
plot_multiple_runs_m(data_model, M = 10)
## ---- chunk 121
data_model <- openness_conservatism_2(N = 1000, M = 50, mu = 0.1, p_death = 0.01, t_max = 1000, r_max = 5)
plot_multiple_runs_p(data_model)
plot_multiple_runs_m(data_model, M = 50)
## ---- chunk 122
test_openness <- tibble(M = c(1,5,10,20,50,100), p = rep(NA, 6))
for(condition in test_openness$M){
  data_model <- openness_conservatism_2(N = 1000, M = condition, mu = 0.1, p_death = 0.01, t_max = 1000, r_max = 1)
  test_openness[test_openness$M == condition, ]$p <- data_model[data_model$generation == 1000, ]$p
}
ggplot(data = test_openness, aes(x = M, y = p)) +
  geom_line(linetype = "dashed") +
  geom_point() +
  theme_bw() +
  labs(x = "Maximum possible number of traits", y = "p (final average value of p)")
## ---- chunk 123
library(tidyverse)
set.seed(111)
my_world <- matrix(c(1,1,-1,-1,1,1,-1,-1,-1,-1,1,1,-1,-1,1,1), nrow = 4, ncol = 4)
my_world
## ---- chunk 124
traits_inter_dependence <- function(N, t_max, k, mu, p_death, world){
  output <- tibble(trait = rep(c("A","B","C","D"), each = t_max), generation = rep(1:t_max, 4), p = rep(NA, t_max * 4))      
  population <- matrix(0, ncol = 4, nrow = N)
  output[output$generation == 1 ,]$p <- colSums(population) / N
  for(t in 2:t_max){
    # innovations
    innovators <- sample(c(TRUE, FALSE), N, prob = c(mu, 1 - mu), replace = TRUE) 
    innovations <- sample(1:4, sum(innovators), replace = TRUE)
    population[cbind(which(innovators == TRUE), innovations)] <- 1
    
    # copying
    demonstrators <- sample(1:N, replace = TRUE)
    demonstrators_traits <- sample(1:4, N, replace = TRUE)
    
    # not sure how to vectorise the code below. The first "if" can be done with:
    # population[cbind(demonstrators,demonstrators_traits)]==1 as in previous chapter
    # but I could not figure out a way to calcualte the compatibility score at popualtion level
    # MS: I can't come up with a faster version either.
    
    for(i in 1:N){
      if(population[demonstrators[i], demonstrators_traits[i]]){
        compatibility_score <- sum(world[demonstrators_traits[i], population[i,]!=0])
        copy <- (1 / (1 + exp(-k*compatibility_score))) > runif(1)
        population[i,demonstrators_traits[i]] <- 1 * copy
      }
    }
    
    # birth/death
    replace <- sample(c(TRUE, FALSE), N, prob = c(p_death, 1 - p_death), replace = TRUE)
    population[replace, ] <- 0
    
    output[output$generation == t ,]$p <- colSums(population) / N
  }
  output
}
## ---- chunk 125
plot_multiple_traits <- function(data_model) {
  ggplot(data = data_model, aes(y = p, x = generation)) +
    geom_line(aes(colour = trait)) +
    ylim(c(0, 1)) +
    theme_bw() +
    theme(legend.position = "none")
}
## ---- chunk 126
my_world <- matrix(c(1,1,-1,-1,1,1,-1,-1,-1,-1,1,1,-1,-1,1,1), nrow = 4, ncol = 4)
data_model <- traits_inter_dependence(N = 100, t_max = 1000, k = 10, mu = 0.0005, p_death = 0.01, world = my_world)
plot_multiple_traits(data_model)
## ---- chunk 127
data_model[data_model$generation==1000,]
## ---- chunk 128
my_world <- matrix(c(1,1,1,-1, 1,1,1,-1,1,1,1,-1,-1,-1,-1,1), nrow = 4, ncol = 4)
data_model <- traits_inter_dependence(N = 100, t_max = 1000, k = 10, mu = 0.0005, p_death = 0.01, world = my_world)
plot_multiple_traits(data_model)
## ---- chunk 129
my_world <- matrix(c(1,1,1,1,1,1,1,1,1,1,1,1,1,1,1,1), nrow = 4, ncol = 4)
data_model <- traits_inter_dependence(N = 100, t_max = 1000, k = 10, mu = 0.0005, p_death = 0.01, world = my_world)
plot_multiple_traits(data_model)
## ---- chunk 130
M <- 7
gamma <- 0.5
my_world <- matrix( rep(1, M * M), nrow = M)
compatibilities <- sample(c(1, -1), choose(M, 2), prob = c(gamma, 1 - gamma), replace = TRUE) 
my_world[upper.tri(my_world)] <- compatibilities
my_world <- t(my_world)
my_world[upper.tri(my_world)] <- compatibilities
## ---- chunk 131
my_world
## ---- chunk 132
traits_inter_dependence_2 <- function(N, M, t_max, k, mu, p_death, gamma){
  output <- matrix(data = NA, nrow = t_max, ncol = M)
  # initalise the traits' world:
  world <- matrix( rep(1, M * M), nrow = M)
  compatibilities <- sample(c(1, -1), choose(M,2), prob = c(gamma, 1 - gamma), replace = TRUE) 
  world[upper.tri(world)] <- compatibilities
  world <- t(world)
  world[upper.tri(world)] <- compatibilities
  # initialise the population:
  population <- matrix(0, ncol = M, nrow = N)
  output[1, ] <- colSums(population) / N 
  for(t in 2:t_max){
    # innovations
    innovators <- sample(c(TRUE, FALSE), N, prob = c(mu, 1 - mu), replace = TRUE) 
    innovations <- sample(1:M, sum(innovators), replace = TRUE)
    population[cbind(which(innovators == TRUE), innovations)] <- 1
    
    # copying
    demonstrators <- sample(1:N, replace = TRUE)
    demonstrators_traits <- sample(1:M, N, replace = TRUE)

    for(i in 1:N){
      if(population[demonstrators[i], demonstrators_traits[i]]){
        compatibility_score <- sum(world[demonstrators_traits[i], which(population[i,]>0)])
        copy <- (1 / (1 + exp(-k*compatibility_score))) > runif(1)
        if(copy){
          population[i,demonstrators_traits[i]] <- 1
        }
      }
    }
    
    # birth/death
    replace <- sample(c(TRUE, FALSE), N, prob = c(p_death, 1 - p_death), replace = TRUE)
    population[replace, ] <- 0
    
    output[t, ] <- colSums(population) / N
  }
  output
}  
## ---- chunk 133
plot_multiple_traits_matrix <- function(data_model) {
  generation <- rep(1:dim(data_model)[1], dim(data_model)[2])
  
  data_to_plot <- as_tibble(data_model) %>%
    gather( key = "trait", value = "p") %>%
    add_column(generation)
  
  ggplot(data = data_to_plot, aes(y = p, x = generation)) +
    geom_line(aes(colour = trait)) +
    ylim(c(0, 1)) +
    theme_bw() +
    theme(legend.position = "none")
}
## ---- chunk 134
data_model <- traits_inter_dependence_2(N = 100, M = 20, t_max = 2000, k = 10, mu = 0.001, p_death = 0.01, gamma = .5)
plot_multiple_traits_matrix(data_model)
## ---- chunk 135
data_model <- traits_inter_dependence_2(N = 100, M = 20, t_max = 2000, k = 10, mu = 0.001, p_death = 0.01, gamma = 1)
plot_multiple_traits_matrix(data_model)
## ---- chunk 136
r_max = 10
test_inter_dependence <- tibble(gamma = rep(seq(0, 1, by = .1), r_max), run = as.factor(rep(1:r_max, each = 11)), C = NA)
for(condition in seq(0, 1, by = .1)){
  for(r in 1:r_max) {
    data_model <- traits_inter_dependence_2(N = 100, M = 20, t_max = 2000, k = 10, mu = 0.001, p_death = 0.01, gamma = condition)
    test_inter_dependence[test_inter_dependence$gamma == condition & test_inter_dependence$run == r, ]$C <- sum(data_model[2000,]>.5)
  }
}
## ---- chunk 137
ggplot(data = test_inter_dependence, aes(x = gamma, y = C)) +
  geom_jitter(width = 0.01, height = 0, alpha = 0.5) +
  stat_summary(fun.y = mean, geom = "point", colour = "red") +
  stat_summary(fun.y = mean, geom = "line", colour = "red") +
  theme_bw() +
  labs(x = "Average compatibility", y = "C (number of common traits)")
